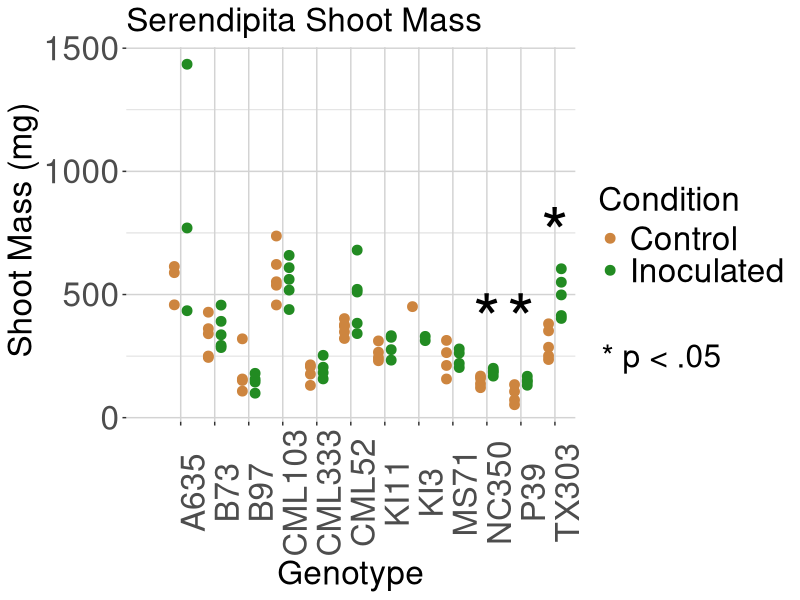
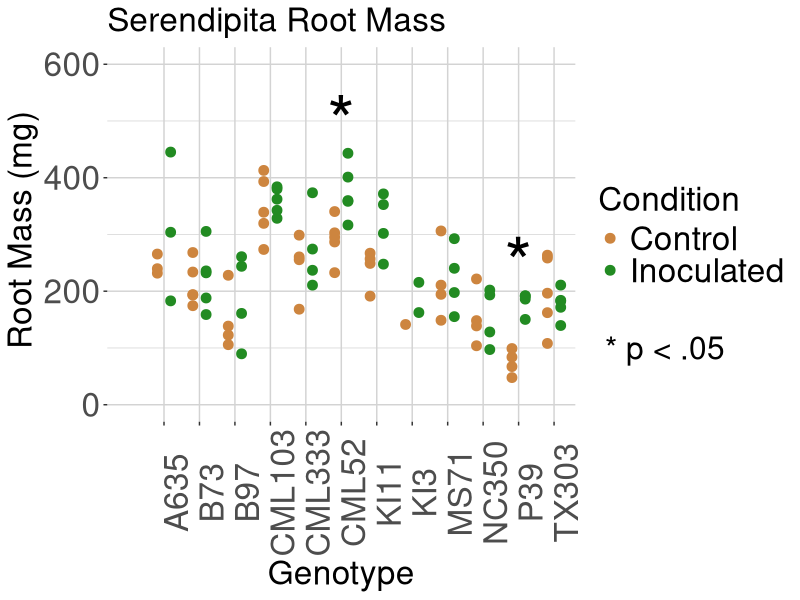
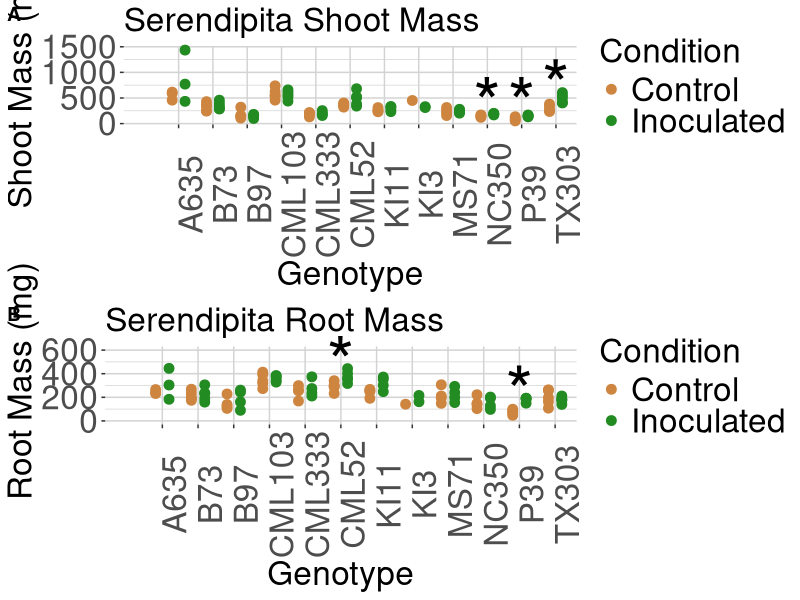
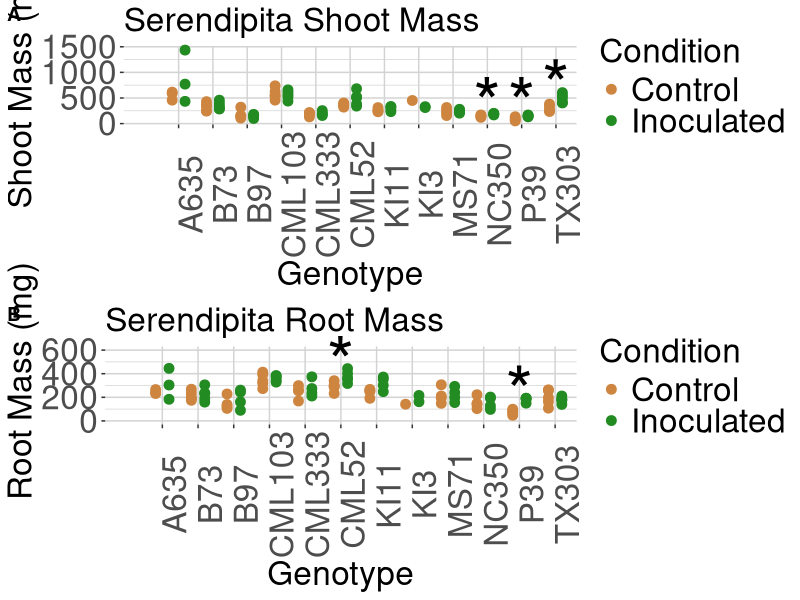

Write the R code that produced these figures, in order.
# This script will combine the analysis and create final figures for my final combined data. 

getwd()                        # PLEASE CHANGE YOUR WD
setwd("/home/coreyschultz/1.Projects/2.Maize.Endophyte.Project/Final_Data_and_Figs")
getwd()
library(tidyr)
library(tidyverse)
library(broom)
library(ggplot2)
library(car)
library(data.table)
library(ggpubr)

Herb_data = read.csv("Final_Herb_Data.csv", sep =",")
Burk_data = read.csv("Final_Burk_Data.csv", sep =",")
Serendip_data = read.csv("Final_Sbecsii_Data.csv", sep =",")

names(Herb_data) <- c("Genotype", "Condition", "Rep", "Endophyte","Chlorophyll1","Chlorophyll2","Chlorophyll3",
                      "PlantHeight","LeafArea","RootLength","RootVolume","Group_or_Date")
names(Burk_data) <- c("Genotype", "Condition", "Rep", "Endophyte",
                      "PlantHeight","LeafArea","RootLength","RootVolume")
names(Serendip_data) <- c("Genotype", "Condition", "Rep", "Endophyte",
                          "PlantHeight","RootLength","RootMass","ShootMass")


Serendip_data$Condition <- gsub('C', 'Control', Serendip_data$Condition)
Serendip_data$Condition <- gsub('I', 'Inoculated', Serendip_data$Condition)
colnames(Serendip_data)

Fig2A_above <- ggplot(Serendip_data, aes(x =Genotype, y=ShootMass, group = Condition, fill = Condition)) + 
  geom_point(aes(colour = Condition),size=3, position = position_dodge(width = .75)) + 
  scale_color_manual(values = c( "tan3", "forestgreen")) + ylab(" Shoot Mass (mg)") + 
  theme(axis.text.x = element_text(angle = 90, size = 24), axis.title.x = element_text(size = 24)) + 
  theme(axis.text.y = element_text(size = 24), axis.title.y = element_text(size = 24), plot.title = element_text(size=24)) + 
  theme(legend.title = element_text(size=24), legend.text = element_text(size=24)) + 
  ggtitle("Serendipita Shoot Mass") + theme(panel.background = element_rect(fill = "white",
                                                                            colour = "white"), 
                                            panel.grid.major = element_line(size = 0.5, linetype = 'solid',
                                                                            colour = "light grey"), 
                                            panel.grid.minor = element_line(size = 0.25, linetype = 'solid',
                                                                            colour = "light grey")) +
  annotate("text", x = 15, y = 250, label = " * p < .05", size = 8) + coord_cartesian(xlim = c(0,12), clip = 'off')+
  annotate("text", x = 10, y = 400, label = " * ", size = 18) + 
  annotate("text", x = 11, y = 400, label = " * ", size = 18) +
  annotate("text", x = 12, y = 750, label = " * ", size = 18) + theme(legend.position = "right")
Fig2A_above


Fig2B_above <- ggplot(Serendip_data, aes(x =Genotype, y=RootMass, group = Condition, fill = Condition)) + 
  geom_point(aes(colour = Condition),size=3, position = position_dodge(width = .75)) + 
  scale_color_manual(values = c( "tan3", "forestgreen")) + ylab(" Root Mass (mg)") + 
  theme(axis.text.x = element_text(angle = 90, size = 24), axis.title.x = element_text(size = 24)) + 
  theme(axis.text.y = element_text(size = 24), axis.title.y = element_text(size = 24), plot.title = element_text(size=24)) + 
  theme(legend.title = element_text(size=24), legend.text = element_text(size=24)) + 
  ggtitle("Serendipita Root Mass") + theme(panel.background = element_rect(fill = "white",
                                                                           colour = "white"), 
                                           panel.grid.major = element_line(size = 0.5, linetype = 'solid',
                                                                           colour = "light grey"), 
                                           panel.grid.minor = element_line(size = 0.25, linetype = 'solid',
                                                                           colour = "light grey")) +
  annotate("text", x = 15, y = 100, label = " * p < .05", size = 8) + coord_cartesian(xlim = c(0,12), ylim = c(0,600), clip = 'off') +
  annotate("text", x = 6, y = 500, label = " * ", size = 18) + 
  annotate("text", x = 11, y = 250, label = " * ", size = 18) 
# labs(caption=str_wrap(fig2_cap, 100)) + 
# theme(plot.caption = element_text(hjust = 0.5,size = 22)) + theme(legend.position = "right")

Fig2B_above



Figure2 <- ggarrange(Fig2A_above, Fig2B_above, ncol =1, nrow = 2, labels = c("A", "B"))
Figure2

ggsave("Fig2_Endo_Submission.png", Figure2, device = "png", width = 8, height = 10, dpi = 800)

